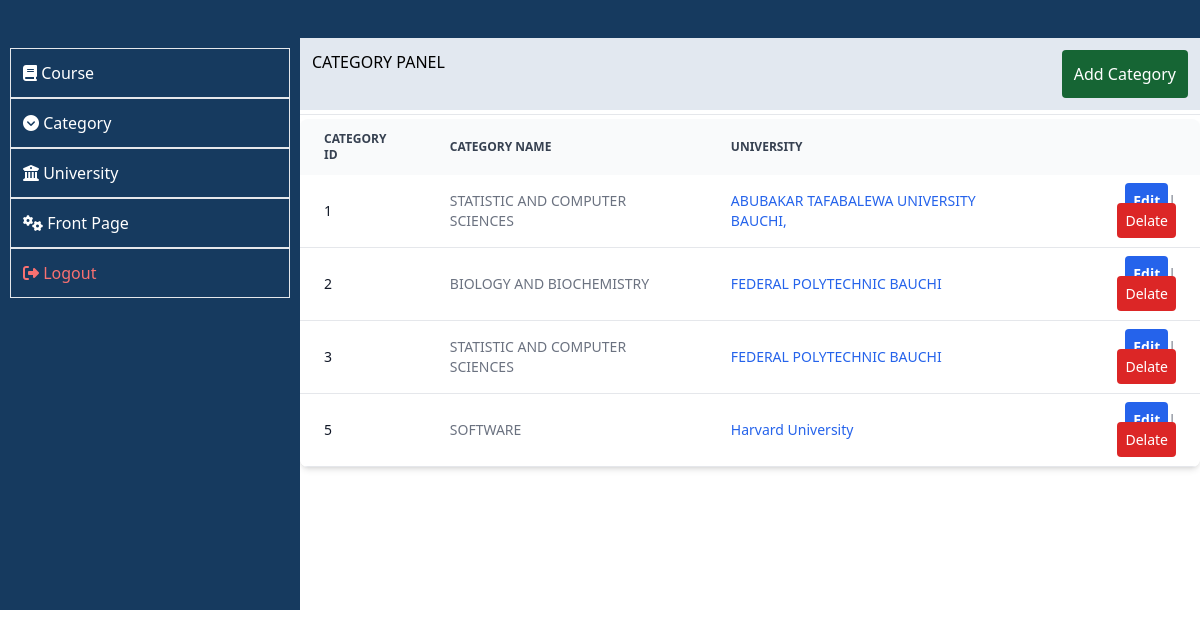
Screenshot of /admin/dashboard.php?page=category (signed in) with the database file from the repository.
### tables this page shows
CREATE TABLE `categories` (
  `category_id` int(11) NOT NULL,
  `category_name` varchar(200) NOT NULL,
  `created_date` varchar(200) NOT NULL,
  `university` text NOT NULL
);

### admin/func.php (called while the page is built, shortened)
<?php
function getcategory(){
    include 'db/connect_db.php';
    $query = "SELECT * FROM categories";
    $run_query = mysqli_query($conn, $query);
    $categories = array();
    while($row = mysqli_fetch_assoc($run_query)){
        $categories[] = $row;
    }
    return $categories;
};

### admin/category.php (the view, shortened to what this page needs)
<?php include('func.php'); ?>
<div class="p-3 bg-slate-200" style="display:flex; justify-content:space-between">
    <h4 class="">CATEGORY PANEL</h4>
    <a href="dashboard.php?page=addcat" class="p-3 font-small text-white rounded btn bg-green-800">Add Category</a>
</div>
<hr class="my-1" />
<div style="height:29.7rem; overflow:auto">
<div class="relative overflow-x-auto shadow-md sm:rounded-lg">
<table class="w-full text-sm text-left text-gray-500 dark:text-gray-400">
<thead class="text-xs text-gray-700 uppercase bg-gray-50 dark:bg-gray-700 dark:text-gray-400">
<tr>
<th scope="col" class="px-6 py-3">
CATEGORY ID
</th>
<th scope="col" class="px-6 py-3">
CATEGORY NAME
</th>
<th scope="col" class="px-6 py-3">
UNIVERSITY
</th>
<th scope="col" class="px-6 py-3">
</th>
</tr>
</thead>
<tbody>
<?php
$categories = getcategory();
foreach ($categories as $key => $cat) {
    ?>
    <tr class="bg-white border-b dark:bg-gray-800 dark:border-gray-700">
<th scope="row" class="px-6 py-4 font-medium text-gray-900 dark:text-white whitespace-nowrap">
<?php echo $cat['category_id'] ?>
</th>
<td class="px-6 py-4">
<?php echo $cat['category_name'] ?>
</td>
<td class="px-6 py-4">
    <a href="" class="hover:underline text-blue-600"><?php echo $cat['university']?></a>
</td>
<td class="px-6 py-4 text-right">
<p><a href="#" class="font-small rounded font-bold p-2 text-white btn bg-blue-600">Edit</a>| <a href="dashboard.php?page=deletecat&catid=<?php echo $cat['category_id'] ?>" class="font-small p-2 text-white btn bg-red-600 rounded">Delate</a></p>
</td>
</tr>
    <?php
}
?>
</tbody>
</table>
</div>
</div>

### rows the page displays
categories: category_id "1", category_name "STATISTIC AND COMPUTER SCIENCES", university "ABUBAKAR TAFABALEWA UNIVERSITY BAUCHI,"
categories: category_id "2", category_name "BIOLOGY AND BIOCHEMISTRY", university "FEDERAL POLYTECHNIC BAUCHI"
categories: category_id "3", category_name "STATISTIC AND COMPUTER SCIENCES", university "FEDERAL POLYTECHNIC BAUCHI"
categories: category_id "5", category_name "SOFTWARE", university "Harvard University"
